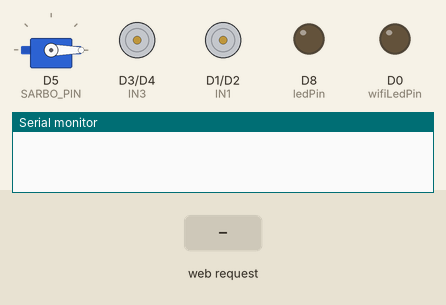
Recording of a sketch running on a simulated ESP8266 (NodeMCU). Parts: servo, motor-driver pin pairs drawn as motors (green arrow = first pin HIGH = forward, orange = second pin HIGH = backward, longer = more drive), output pins drawn as LEDs (lit = HIGH), the last lines printed to the serial monitor. The test bench sets the inputs (shaded band). WiFi joins after 1.5 s; servers stay silent unless stated.

Above: at 5.7 s.
5.8 s: HTTP request GET /?State=F received
At 7.0 s:
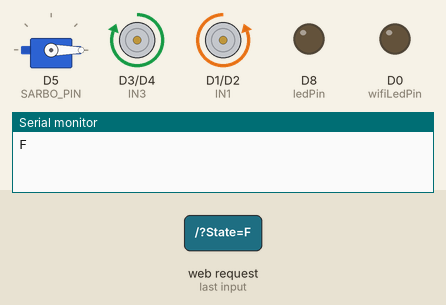
7.3 s: HTTP request GET /?State=B received
At 8.3 s:
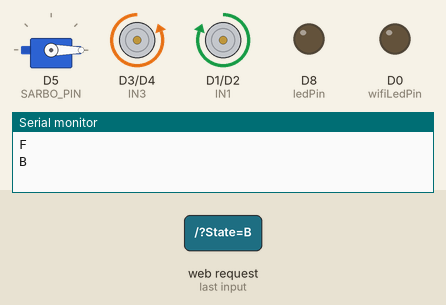
8.8 s: HTTP request GET /?State=R received
At 9.5 s:
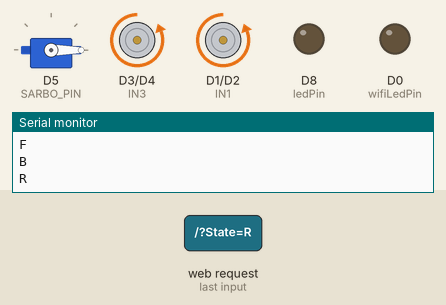
10.3 s: HTTP request GET /?State=L received
At 10.6 s:
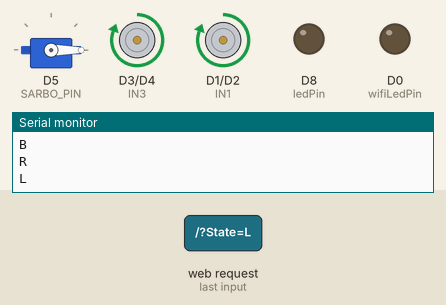
Timing chart, 0 to 12.8 s (numbered marks = the images above; inputs shaded):
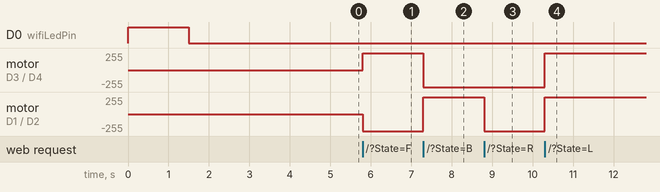

Measured:
- after the input at 5.8 s, motor on D3 (IN3) / D4 (IN4): stopped → forward 255/255 at once; motor on D1 (IN1) / D2 (IN2): stopped → backward 255/255 at once
- after the input at 7.3 s, motor on D3 (IN3) / D4 (IN4): forward 255/255 → backward 255/255 at once; motor on D1 (IN1) / D2 (IN2): backward 255/255 → forward 255/255 at once
- after the input at 8.8 s, motor on D1 (IN1) / D2 (IN2): forward 255/255 → backward 255/255 at once
- after the input at 10.3 s, motor on D3 (IN3) / D4 (IN4), motor on D1 (IN1) / D2 (IN2): backward 255/255 → forward 255/255 at once

The sketch:

main.ino
```cpp
#include <ESP8266WiFi.h>
#include <ESP8266WebServer.h>
#include <ArduinoOTA.h>
#include <Servo.h>

int IN1 = D1;
int IN2 = D2;
int IN3 = D3;
int IN4 = D4;

const int SARBO_PIN = D5;
const int ledPin     = D8;
const int wifiLedPin = D0;

String command;
ESP8266WebServer server(80);

unsigned long previousMillis = 0;
String sta_ssid = "";
String sta_password = "";

Servo sarbo;
enum SarboState { S_IDLE, S_MOVING_OUT, S_WAITING, S_RETURNING };
SarboState sarboState = S_IDLE;
unsigned long sarboTs = 0;
const int SARBO_TRIGGER_ANGLE = 180;
const int SARBO_HOME_ANGLE    = 0;
const unsigned long SARBO_HOLD_MS = 4000;

void startSarboAction() {
  if (sarboState != S_IDLE) return;
  sarbo.write(SARBO_TRIGGER_ANGLE);
  sarboState = S_MOVING_OUT;
  sarboTs = millis();
}

void sarboStateMachine() {
  unsigned long now = millis();
  switch (sarboState) {
    case S_IDLE: break;
    case S_MOVING_OUT:
      if (now - sarboTs >= 250) {
        sarboState = S_WAITING;
        sarboTs = now;
      }
      break;
    case S_WAITING:
      if (now - sarboTs >= SARBO_HOLD_MS) {
        sarboState = S_RETURNING;
        sarboTs = now;
        sarbo.write(SARBO_HOME_ANGLE);
      }
      break;
    case S_RETURNING:
      if (now - sarboTs >= 300) {
        sarboState = S_IDLE;
      }
      break;
  }
}

void HTTP_handleRoot() {
  server.send(200, "text/html", "");
  if (server.hasArg("State")) {
    Serial.println(server.arg("State"));
  }
}

void handleNotFound() {
  server.send(404, "text/plain", "404: Not found");
}

void Forward() {
  digitalWrite(IN1, LOW);
  digitalWrite(IN2, HIGH);
  digitalWrite(IN3, HIGH);
  digitalWrite(IN4, LOW);
}

void Backward() {
  digitalWrite(IN1, HIGH);
  digitalWrite(IN2, LOW);
  digitalWrite(IN3, LOW);
  digitalWrite(IN4, HIGH);
}

void TurnRight() {
  digitalWrite(IN1, LOW);
  digitalWrite(IN2, HIGH);
  digitalWrite(IN3, LOW);
  digitalWrite(IN4, HIGH);
}

void TurnLeft() {
  digitalWrite(IN1, HIGH);
  digitalWrite(IN2, LOW);
  digitalWrite(IN3, HIGH);
  digitalWrite(IN4, LOW);
}

void ForwardLeft() {
  digitalWrite(IN1, HIGH);
  digitalWrite(IN2, LOW);
  digitalWrite(IN3, LOW);
  digitalWrite(IN4, LOW);
}

void BackwardLeft() {
  digitalWrite(IN1, LOW);
  digitalWrite(IN2, HIGH);
  digitalWrite(IN3, LOW);
  digitalWrite(IN4, LOW);
}

void ForwardRight() {
  digitalWrite(IN1, LOW);
  digitalWrite(IN2, LOW);
  digitalWrite(IN3, HIGH);
  digitalWrite(IN4, LOW);
}

void BackwardRight() {
  digitalWrite(IN1, LOW);
  digitalWrite(IN2, LOW);
  digitalWrite(IN3, LOW);
  digitalWrite(IN4, HIGH);
}

void Stop() {
  digitalWrite(IN1, LOW);
  digitalWrite(IN2, LOW);
  digitalWrite(IN3, LOW);
  digitalWrite(IN4, LOW);
}

void TurnLightOn()  { digitalWrite(ledPin, HIGH); }
void TurnLightOff() { digitalWrite(ledPin, LOW); }

void setup() {
  Serial.begin(115200);

  pinMode(ledPin, OUTPUT);
  pinMode(wifiLedPin, OUTPUT);
  digitalWrite(ledPin, LOW);
  digitalWrite(wifiLedPin, HIGH);

  pinMode(IN1, OUTPUT);
  pinMode(IN2, OUTPUT);
  pinMode(IN3, OUTPUT);
  pinMode(IN4, OUTPUT);
  Stop();

  sarbo.attach(SARBO_PIN);
  sarbo.write(SARBO_HOME_ANGLE);

  String chip_id = String(ESP.getChipId(), HEX);
  chip_id = chip_id.substring(chip_id.length() - 4);
  String hostname = "wificar-" + chip_id;

  WiFi.mode(WIFI_STA);
  WiFi.begin(sta_ssid.c_str(), sta_password.c_str());

  unsigned long currentMillis = millis();
  previousMillis = currentMillis;
  while (WiFi.status() != WL_CONNECTED && currentMillis - previousMillis <= 10000) {
    delay(500);
    currentMillis = millis();
  }

  if (WiFi.status() == WL_CONNECTED) {
    digitalWrite(wifiLedPin, LOW);
    delay(3000);
  } else {
    WiFi.mode(WIFI_AP);
    WiFi.softAP(hostname.c_str());
    digitalWrite(wifiLedPin, HIGH);
    delay(3000);
  }

  server.on("/", HTTP_handleRoot);
  server.onNotFound(HTTP_handleRoot);
  server.begin();

  ArduinoOTA.begin();
}

void loop() {
  ArduinoOTA.handle();
  server.handleClient();

  sarboStateMachine();

  command = server.arg("State");

  if (command == "F") Forward();
  else if (command == "B") Backward();
  else if (command == "R") TurnRight();
  else if (command == "L") TurnLeft();
  else if (command == "G") ForwardLeft();
  else if (command == "H") BackwardLeft();
  else if (command == "I") ForwardRight();
  else if (command == "J") BackwardRight();
  else if (command == "S") Stop();

  if (command == "V") startSarboAction();

  if (command == "W") TurnLightOn();
  else if (command == "w") TurnLightOff();
}
```
